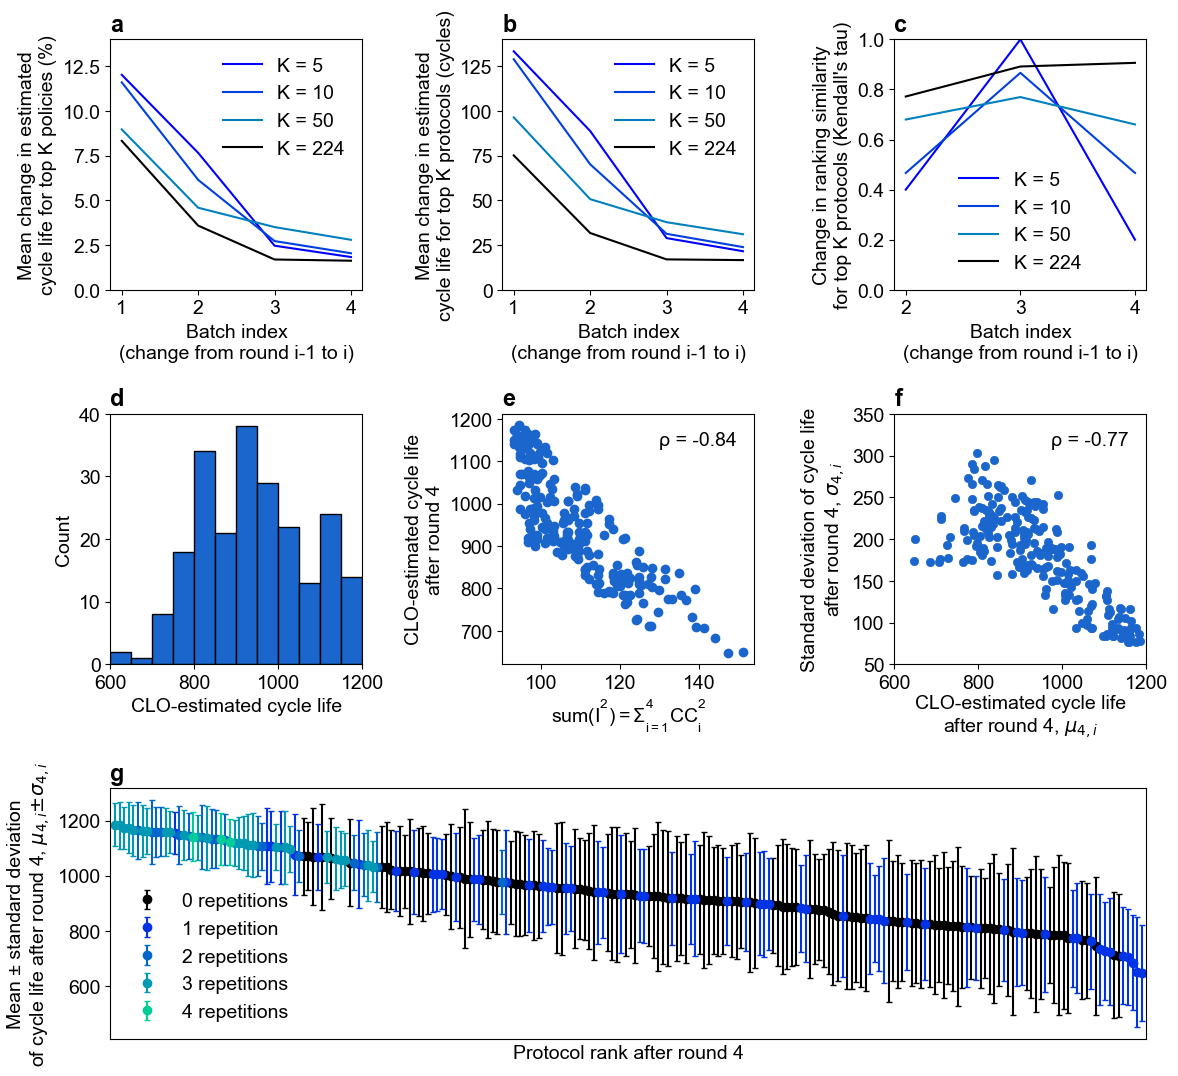

This chart was generated by the following Python code:
#!/usr/bin/env python3
# -*- coding: utf-8 -*-
"""
Created on Tue Feb 20 07:29:14 2018

@author: peter

"""

import numpy as np
import matplotlib.pyplot as plt
from matplotlib import rcParams
import glob
import pickle
from scipy.stats import rankdata, kendalltau, pearsonr


plt.close('all')

FS = 14

rcParams['pdf.fonttype'] = 42
rcParams['ps.fonttype'] = 42
rcParams['font.size'] = FS
rcParams['axes.labelsize'] = FS
rcParams['xtick.labelsize'] = FS
rcParams['ytick.labelsize'] = FS
rcParams['font.sans-serif'] = ['Arial']

# IMPORT RESULTS
# Get pickle files of bounds
file_list = sorted(glob.glob('./bounds/[0-9]_bounds.pkl'))
data = []
for file in file_list:
    with open(file, 'rb') as infile:
        param_space, ub, lb, mean = pickle.load(infile)
        data.append(mean)

# Get folder path containing predictions
pred_data = []
file_list = sorted(glob.glob('./pred/[0-9].csv'))
for k,file_path in enumerate(file_list):
    pred_data.append(np.genfromtxt(file_path, delimiter=','))

## Find number of batches and policies
n_batches  = len(data)
n_policies = len(param_space)

## find mean change
change = np.zeros((n_policies, n_batches-1))
for k, batch in enumerate(data[:-1]):
    change[:,k] = data[k+1] - data[k]

mean_change = np.mean(np.abs(change),axis=0)

## find mean change as a percent
per_change = np.zeros((n_policies, n_batches-1))
for k, batch in enumerate(data[:-1]):
    per_change[:,k] = 100*(data[k+1] - data[k])/data[k+1]

mean_per_change = np.mean(np.abs(per_change),axis=0)

## find mean change for top K policies
top_K_pols_list = [5,10,50,224]
mean_change_topk = np.zeros((len(top_K_pols_list),n_batches-1))
mean_per_change_topk = np.zeros((len(top_K_pols_list),n_batches-1))

for k, n in enumerate(top_K_pols_list):
    top_pol_idx = np.argsort(-mean)[0:n]
    mean_change_topk[k,:] = np.mean(np.abs(change[top_pol_idx]),axis=0)
    mean_per_change_topk[k,:] = np.mean(np.abs(per_change[top_pol_idx]),axis=0)

## find change in rankings per kendall tau
tau = np.zeros((len(top_K_pols_list),n_batches-2))
for k1, n in enumerate(top_K_pols_list):
    top_pol_idx = np.argsort(-mean)[0:n]
    for k2 in [1,2,3]: # don't start with 0 - all are tied
        ranks1 = len(param_space) - rankdata(data[k2])[top_pol_idx]
        ranks2 = len(param_space) - rankdata(data[k2+1])[top_pol_idx]
        #print(k1,k2,ranks1,ranks2)
        tau[k1,k2-1] = kendalltau(ranks1,ranks2)[0]

## plot
batches = np.arange(n_batches-1)+1
plt.subplots(3,3,figsize=(12,11))

ax0 = plt.subplot2grid((3, 3), (0, 0))  
ax1 = plt.subplot2grid((3, 3), (0, 1))  
ax2 = plt.subplot2grid((3, 3), (0, 2))
ax3 = plt.subplot2grid((3, 3), (1, 0))
ax4 = plt.subplot2grid((3, 3), (1, 1))
ax5 = plt.subplot2grid((3, 3), (1, 2))
ax6 = plt.subplot2grid((3, 3), (2, 0), colspan=3)

ax0.set_title('a', loc='left', weight='bold')
ax1.set_title('b', loc='left', weight='bold')
ax2.set_title('c', loc='left', weight='bold')
ax3.set_title('d', loc='left', weight='bold')
ax4.set_title('e', loc='left', weight='bold')
ax5.set_title('f', loc='left', weight='bold')
ax6.set_title('g', loc='left', weight='bold')

## plot
batches = np.arange(n_batches-1)+1

cm = plt.get_cmap('winter')

legend = ['K = ' + str(k) for k in top_K_pols_list]

ax0.set_color_cycle([cm(1.*i/len(top_K_pols_list)) for i in range(len(top_K_pols_list))])
for i in range(len(top_K_pols_list)-1):
    ax0.plot(batches,mean_per_change_topk[i])
ax0.plot(batches,mean_per_change_topk[i+1],'k')
ax0.set_xlabel('Batch index\n(change from round i-1 to i)')
ax0.set_ylabel('Mean change in estimated\ncycle life for top K policies (%)')
ax0.set_ylim((0,14))
ax0.set_xticks(np.arange(1, 5, step=1))
ax0.legend(legend,frameon=False)

# Abs. change
ax1.set_color_cycle([cm(1.*i/len(top_K_pols_list)) for i in range(len(top_K_pols_list))])
for i in range(len(top_K_pols_list)-1):
    ax1.plot(batches,mean_change_topk[i])
ax1.plot(batches,mean_change_topk[i+1],'k')
ax1.set_xlabel('Batch index\n(change from round i-1 to i)')
ax1.set_ylabel('Mean change in estimated\ncycle life for top K protocols (cycles)')
ax1.set_ylim((0,140))
ax1.set_xticks(np.arange(1, 5, step=1))
ax1.legend(legend,frameon=False)

# Tau
ax2.set_color_cycle([cm(1.*i/len(top_K_pols_list)) for i in range(len(top_K_pols_list))])
for i in range(len(top_K_pols_list)-1):
    ax2.plot(batches[1:],tau[i])
ax2.plot(batches[1:],tau[i+1],'k')
ax2.set_xlabel('Batch index\n(change from round i-1 to i)')
ax2.set_ylabel('Change in ranking similarity\nfor top K protocols (Kendall\'s tau)')
ax2.set_ylim((0,1))
ax2.set_xticks(np.arange(2, 5, step=1))
ax2.legend(legend,frameon=False)

## Histogram
with plt.style.context(('classic')):
    ax3.hist(data[-1], bins=12, range=(600,1200),color=[0.1,0.4,0.8])
ax3.set_xlabel('CLO-estimated cycle life')
ax3.set_ylabel('Count')
ax3.set_xlim([600,1200])

## Sum of squares correlation

# add cc4 to policies
policies = []
for k, pol in enumerate(param_space):
    cc4 = 0.2/(1/6 - (0.2/pol[0] + 0.2/pol[1] + 0.2/pol[2])) # analytical expression for cc4
    policies.append([pol[0],pol[1],pol[2],cc4])
    
policies = np.asarray(policies) # cast to numpy array

## MODELS
values = np.sum(policies**2,axis=1)
    
xlabel_mod = r'$\mathdefault{sum(I^2)=\Sigma_{i=1}^{4}CC_i^2}$'
leglabel = 'ρ = {:.2}'.format(pearsonr(values,mean)[0])

ax4.plot(values,mean,'o',label=leglabel,color=[0.1,0.4,0.8])
ax4.set_xlabel(xlabel_mod,fontsize=FS)
ax4.set_ylabel('CLO-estimated cycle life\nafter round 4',fontsize=FS)
ax4.legend(loc='best',markerscale=0,frameon=False)

## Bounds vs mean
ye = [(mean-lb)/(5*0.5**5),(ub-mean)/(5*0.5**5)]
leglabel = 'ρ = {:.2}'.format(pearsonr(mean,ye[0])[0])

with plt.style.context(('classic')):
    ax5.plot(mean,ye[0],'o',label=leglabel,color=[0.1,0.4,0.8])
ax5.set_xlabel('CLO-estimated cycle life\nafter round 4, $\mathit{μ_{4,i}}$')
ax5.set_ylabel('Standard deviation of cycle life\nafter round 4, $\mathit{σ_{4,i}}$')
ax5.set_xlim([600,1200])
ax5.legend(loc='best',markerscale=0,frameon=False)

## Bounds, colored by repetitions
num_batches=5 # 4 batches, plus one

isTested = np.zeros(len(policies))

mean  = mean[top_pol_idx]
ye[0] = ye[0][top_pol_idx]
ye[1] = ye[1][top_pol_idx]

for k, pol in enumerate(param_space[top_pol_idx]):
    for batch in pred_data:
        for row in batch:
            if (pol==row[0:3]).all():
                isTested[k] += 1

colors = [cm(1.*i/num_batches) for i in range(num_batches)]
colors[0] = (0,0,0,1)

leg = [str(i)+" repetitions" for i in np.arange(num_batches)]
leg[1] = "1 repetition"

for k in np.arange(num_batches):
    idx = np.where(isTested==k)
    ye2 = [ye[0][idx],ye[1][idx]]
    ax6.errorbar(np.arange(224)[idx],mean[idx],yerr=ye2,fmt='o',
                 color=colors[k],capsize=2, label=leg[k])

ax6.set_xlim((-1,224 ))
ax6.set_xlabel('Protocol rank after round 4')
ax6.set_ylabel('Mean ± standard deviation\nof cycle life after round 4, $\mathit{μ_{4,i}±σ_{4,i}}$')
ax6.set_xticks([], [])
ax6.legend(frameon=False)

plt.tight_layout()
plt.savefig('misc_results_v2.png', bbox_inches='tight')
plt.savefig('misc_results_v2.pdf', bbox_inches='tight', format='pdf')